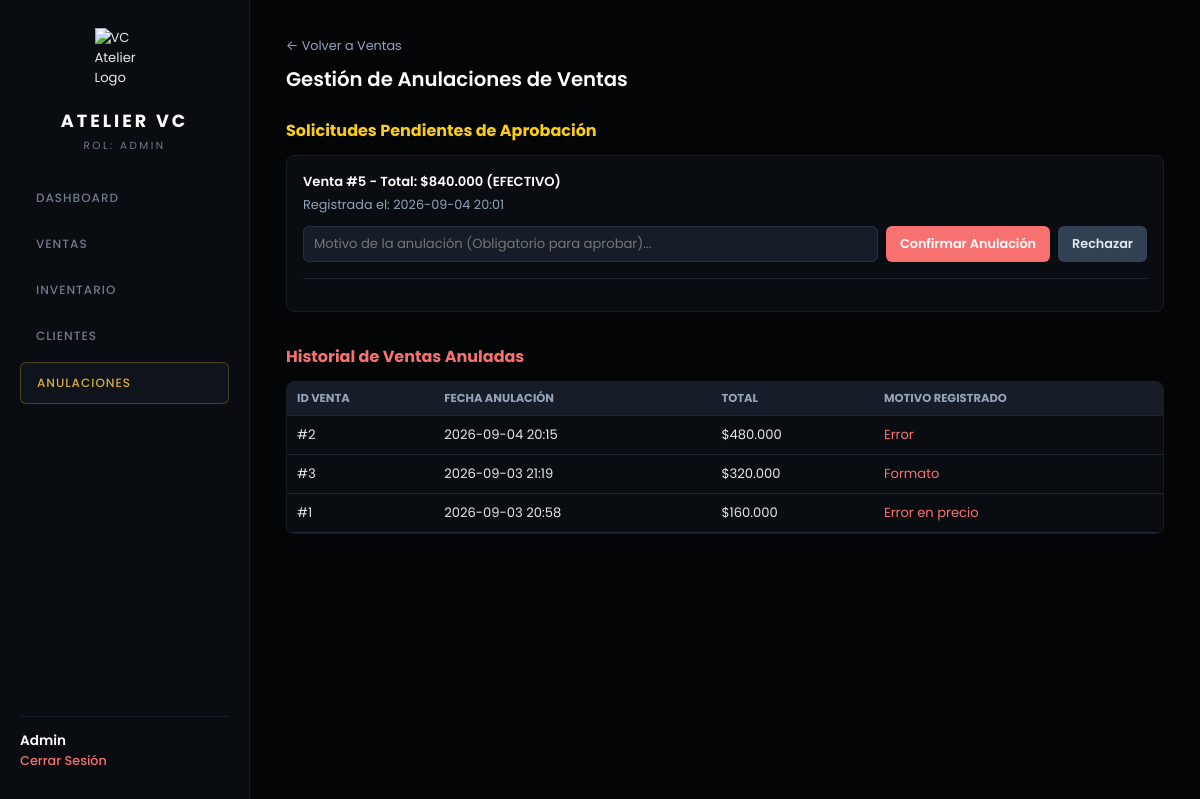
Before: /ventas/anulaciones (signed in) with the older database file.
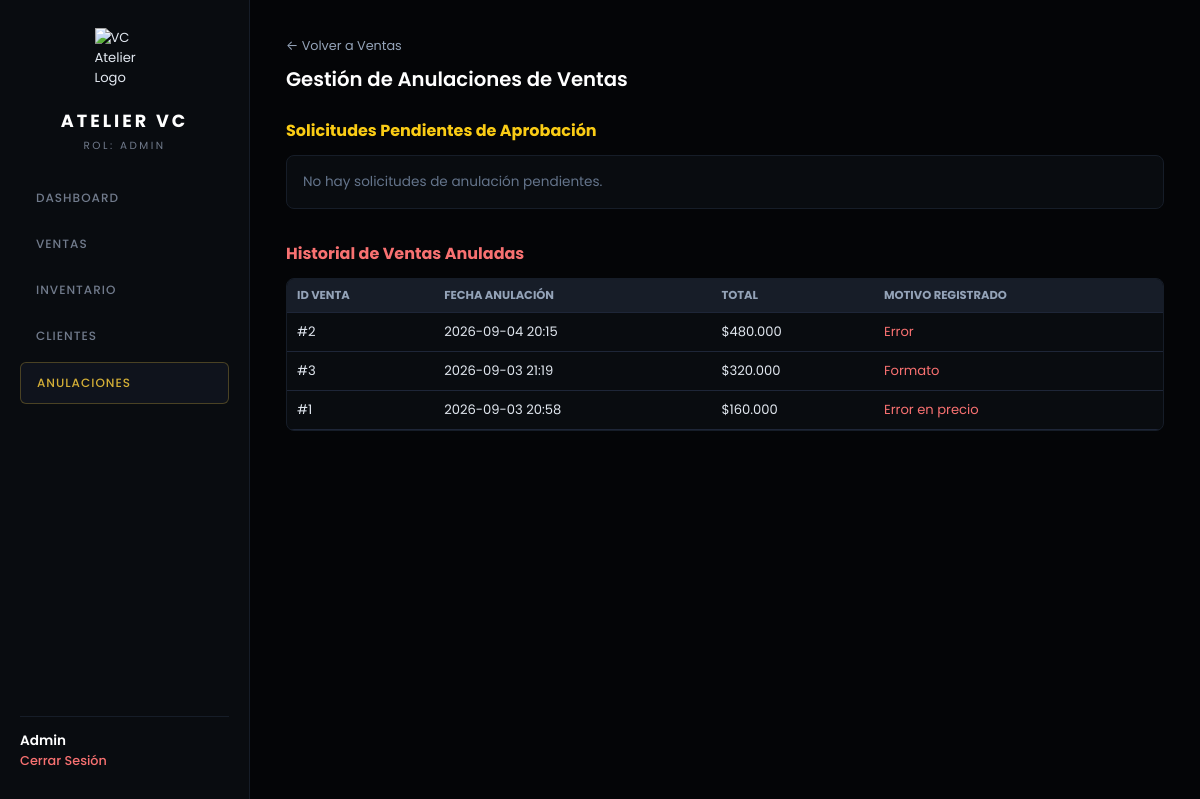
After: the same page with the newer database file.
### config/models.py (models this page shows)
class Venta(Base):
    __tablename__ = "ventas"
    id = Column(Integer, primary_key=True, index=True)
    cliente_id = Column(Integer, ForeignKey("clientes.id"), nullable=True)
    usuario_id = Column(Integer, ForeignKey("usuarios.id"), nullable=False)
    total = Column(Float, nullable=False)
    metodo_pago = Column(String(50), nullable=False)
    estado = Column(String(30), default="COMPLETADA")  # "COMPLETADA", "SOLICITADA_ANULACION", "ANULADA"
    motivo_anulacion = Column(Text, nullable=True)
    anulado_por_id = Column(Integer, ForeignKey("usuarios.id"), nullable=True)
    fecha_anulacion = Column(DateTime, nullable=True)
    fecha_venta = Column(DateTime, default=hora_colombia)
    cliente = relationship("Cliente", back_populates="ventas")
    usuario_registro = relationship("Usuario", foreign_keys=[usuario_id])
    usuario_anulo = relationship("Usuario", foreign_keys=[anulado_por_id])
    detalles = relationship("DetalleVenta", back_populates="venta", cascade="all, delete-orphan")

### main.py (the view)
@app.get("/ventas/anulaciones", response_class=HTMLResponse)
async def gestion_anulaciones(request: Request, db: Session = Depends(get_db)):
    admin_user = require_admin(request)
    solicitudes = db.query(Venta).filter(Venta.estado == "SOLICITADA_ANULACION").all()
    anuladas = db.query(Venta).filter(Venta.estado == "ANULADA").order_by(Venta.fecha_anulacion.desc()).all()
    return templates.TemplateResponse(
        request=request,
        name="ventas_anulaciones.html",
        context={
            "user": admin_user,
            "solicitudes": solicitudes,
            "anuladas": anuladas,
            "active_page": "anulaciones"
        }
    )

### templates/ventas_anulaciones.html (shortened to what this page needs)
{% extends "base.html" %}
{% block content %}
<div style="margin-bottom: 24px;">
    <a href="/ventas" style="color: #94A3B8; text-decoration: none; font-size: 0.8rem;">← Volver a Ventas</a>
    <h2 style="color: #FFFFFF; font-weight: 600; margin-top: 8px;">Gestión de Anulaciones de Ventas</h2>
</div>
<h3 style="color: #FACC15; font-size: 1rem; margin-bottom: 12px;">Solicitudes Pendientes de Aprobación</h3>
<div style="background-color: #11151C; border: 1px solid #1E2638; border-radius: 8px; padding: 16px; margin-bottom: 32px;">
    {% for s in solicitudes %}
    <div style="border-bottom: 1px solid #1E2638; padding-bottom: 16px; margin-bottom: 16px;">
        <p style="color: #FFFFFF; font-weight: 600; margin: 0 0 4px 0;">Venta #{{ s.id }} - Total: ${{ "{:,.0f}".format(s.total).replace(',', '.') }} ({{ s.metodo_pago }})</p>
        <p style="color: #94A3B8; font-size: 0.8rem; margin: 0 0 12px 0;">Registrada el: {{ s.fecha_venta.strftime('%Y-%m-%d %H:%M') }}</p>
        <form action="/ventas/{{ s.id }}/procesar-anulacion" method="POST" style="display: flex; gap: 8px; align-items: center; flex-wrap: wrap;">
            <input type="text" name="motivo" placeholder="Motivo de la anulación (Obligatorio para aprobar)..." required style="flex: 1; min-width: 240px; background: #171D28; border: 1px solid #283245; color: #FFF; padding: 10px 12px; border-radius: 4px; font-size: 0.85rem;">
            <button type="submit" style="background: #F87171; color: #FFF; border: none; padding: 10px 16px; border-radius: 4px; cursor: pointer; font-weight: 600; font-size: 0.8rem; white-space: nowrap;">
                Confirmar Anulación
            </button>
            <button type="submit" formaction="/ventas/{{ s.id }}/rechazar-anulacion" formnovalidate style="background: #334155; color: #E2E8F0; border: none; padding: 10px 16px; border-radius: 4px; cursor: pointer; font-weight: 600; font-size: 0.8rem; white-space: nowrap;">
                Rechazar
            </button>
        </form>
    </div>
    {% else %}
    <p style="color: #64748B; font-size: 0.85rem; margin: 0;">No hay solicitudes de anulación pendientes.</p>
    {% endfor %}
</div>
<h3 style="color: #F87171; font-size: 1rem; margin-bottom: 12px;">Historial de Ventas Anuladas</h3>
<div style="background-color: #11151C; border: 1px solid #1E2638; border-radius: 8px; overflow: hidden;">
    <div class="table-responsive">
        <table style="width: 100%; border-collapse: collapse; text-align: left; color: #E2E8F0; font-size: 0.85rem; min-width: 500px;">
            <thead>
                <tr style="background-color: #171D28; border-bottom: 1px solid #1E2638; color: #94A3B8; text-transform: uppercase; font-size: 0.7rem;">
                    <th style="padding: 12px;">ID Venta</th>
                    <th style="padding: 12px;">Fecha Anulación</th>
                    <th style="padding: 12px;">Total</th>
                    <th style="padding: 12px;">Motivo Registrado</th>
                </tr>
            </thead>
            <tbody>
                {% for a in anuladas %}
                <tr style="border-bottom: 1px solid #1E2638;">
                    <td style="padding: 12px;">#{{ a.id }}</td>
                    <td style="padding: 12px;">{{ a.fecha_anulacion.strftime('%Y-%m-%d %H:%M') if a.fecha_anulacion else '-' }}</td>
                    <td style="padding: 12px;">${{ "{:,.0f}".format(a.total).replace(',', '.') }}</td>
                    <td style="padding: 12px; color: #F87171;">{{ a.motivo_anulacion }}</td>
                </tr>
                {% else %}
                <tr>
                    <td colspan="4" style="padding: 16px; text-align: center; color: #64748B;">No hay registro de ventas anuladas.</td>
                </tr>
                {% endfor %}
            </tbody>
        </table>
    </div>
</div>
{% endblock %}

Changed rows visible on the page:
no longer on this page (row edited): Venta: id "5", total "840.000", metodo_pago "EFECTIVO", fecha_venta "2026-09-04 20:01", shown under "Solicitudes Pendientes de Aprobación"
Other visible differences:
text now shown: "No hay solicitudes de anulación pendientes."
